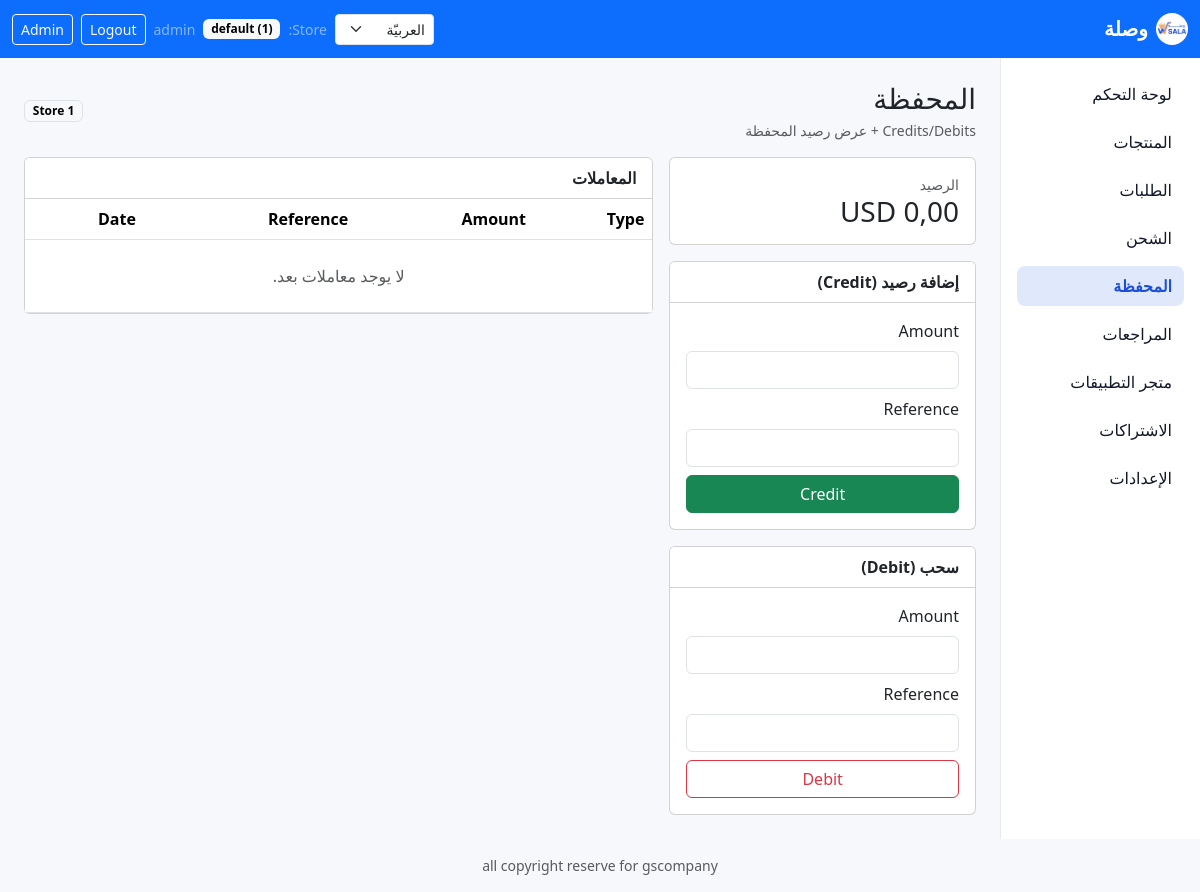
The page /wallet/ (signed in) on the database its author committed.
### apps/tenants/models.py (models this page shows, shortened)
class Tenant(models.Model):
    slug = models.SlugField(max_length=100, unique=True)
    name = models.CharField(max_length=200)
    is_active = models.BooleanField(default=True)
    is_published = models.BooleanField(default=False)
    activated_at = models.DateTimeField(null=True, blank=True)
    deactivated_at = models.DateTimeField(null=True, blank=True)
    domain = models.CharField(max_length=255, blank=True, default="")
    subdomain = models.CharField(max_length=100, blank=True, default="")
    currency = models.CharField(max_length=10, default="SAR")
    language = models.CharField(max_length=10, default="ar")
    logo = models.ImageField(upload_to=tenant_logo_upload_to, blank=True, null=True)
    primary_color = models.CharField(max_length=7, blank=True, default="")
    secondary_color = models.CharField(max_length=7, blank=True, default="")
    setup_step = models.PositiveSmallIntegerField(default=1)
    setup_completed = models.BooleanField(default=False)
    setup_completed_at = models.DateTimeField(null=True, blank=True)
    created_at = models.DateTimeField(auto_now_add=True)
    updated_at = models.DateTimeField(auto_now=True)
    class Meta:
        indexes = [
            models.Index(fields=["is_active"]),
            models.Index(fields=["is_published"], name="tenants_tenant_is_pub_idx"),
        ]

### apps/wallet/models.py (models this page shows, shortened)
class Wallet(models.Model):
    store_id = models.IntegerField()
    balance = models.DecimalField(max_digits=14, decimal_places=2, default=0)
    currency = models.CharField(max_length=10, default="USD")
    is_active = models.BooleanField(default=True)

### wasla_sore/web_views.py (the view)
# urls.py: path("wallet/", web_views.wallet_detail, name="wallet_detail"),
@login_required
@require_GET
@tenant_access_required
def wallet_detail(request: HttpRequest) -> HttpResponse:
    store_id = _get_store_id(request)
    wallet = WalletService.get_or_create_wallet(store_id)
    transactions = wallet.transactions.order_by("-created_at")
    context = {
        "store_id": store_id,
        "wallet": wallet,
        "transactions": transactions,
        "credit_form": WalletAmountForm(),
        "debit_form": WalletAmountForm(),
    }
    return render(request, "web/wallet/detail.html", context)

### wasla_sore/web_views.py
class WalletAmountForm(forms.Form):
    amount = forms.DecimalField(max_digits=14, decimal_places=2, min_value=Decimal("0.01"))
    reference = forms.CharField(max_length=255)
    def __init__(self, *args, **kwargs):
        super().__init__(*args, **kwargs)
        self.fields["amount"].widget.attrs.setdefault("class", "form-control")
        self.fields["reference"].widget.attrs.setdefault("class", "form-control")

### apps/tenants/application/policies/ownership.py (called while the page is built, shortened)
    @staticmethod
    def _is_superuser(user: AbstractBaseUser | AnonymousUser) -> bool:
        return bool(getattr(user, "is_authenticated", False) and getattr(user, "is_superuser", False))

    @staticmethod
    def ensure_can_access(*, user: AbstractBaseUser | AnonymousUser, tenant: Tenant) -> None:
        if not tenant.is_active:
            raise StoreInactiveError("Store is inactive.")
        if EnsureTenantOwnershipPolicy._is_superuser(user):
            return

### apps/wallet/services/wallet_service.py (called while the page is built)
    @staticmethod
    def get_or_create_wallet(store_id, currency="USD"):
        wallet, _ = Wallet.objects.get_or_create(
            store_id=store_id,
            defaults={"currency": currency}
        )
        return wallet

### wasla_sore/web_views.py (called while the page is built)
def _get_store_id(request: HttpRequest) -> int:
    tenant = getattr(request, "tenant", None)
    tenant_id = getattr(tenant, "id", None) if tenant is not None else None
    if isinstance(tenant_id, int) and tenant_id > 0:
        return tenant_id
    raise PermissionDenied("Tenant context is required.")

### templates/web/wallet/detail.html (shortened to what this page needs)
{% extends 'base.html' %}
{% block content %}
<div class="d-flex justify-content-between align-items-center mb-3">
  <div>
    <h1 class="h3 mb-1">المحفظة</h1>
    <div class="text-muted small">Credits/Debits + عرض رصيد المحفظة</div>
  </div>
  <span class="badge text-bg-light border">Store {{ store_id }}</span>
</div>
<div class="row g-3">
  <div class="col-12 col-lg-4">
    <div class="card">
      <div class="card-body">
        <div class="text-muted small">الرصيد</div>
        <div class="h3 mb-0">{{ wallet.balance }} {{ wallet.currency }}</div>
      </div>
    </div>
    <div class="card mt-3">
      <div class="card-header bg-white fw-bold">إضافة رصيد (Credit)</div>
      <div class="card-body">
        <form method="post" action="{% url 'web:wallet_credit' %}">
          <div class="mb-2">
            <label class="form-label">Amount</label>
            {{ credit_form.amount }}
          </div>
          <div class="mb-2">
            <label class="form-label">Reference</label>
            {{ credit_form.reference }}
          </div>
          <button class="btn btn-success w-100" type="submit">Credit</button>
        </form>
      </div>
    </div>
    <div class="card mt-3">
      <div class="card-header bg-white fw-bold">سحب (Debit)</div>
      <div class="card-body">
        <form method="post" action="{% url 'web:wallet_debit' %}">
          <div class="mb-2">
            <label class="form-label">Amount</label>
            {{ debit_form.amount }}
          </div>
          <div class="mb-2">
            <label class="form-label">Reference</label>
            {{ debit_form.reference }}
          </div>
          <button class="btn btn-outline-danger w-100" type="submit">Debit</button>
        </form>
      </div>
    </div>
  </div>
  <div class="col-12 col-lg-8">
    <div class="card">
      <div class="card-header bg-white fw-bold">المعاملات</div>
      <div class="table-responsive">
        <table class="table mb-0">
          <thead>
            <tr>
              <th>Type</th>
              <th>Amount</th>
              <th>Reference</th>
              <th class="text-nowrap">Date</th>
            </tr>
          </thead>
          <tbody>
            {% for t in transactions %}
              <tr>
                <td><span class="badge text-bg-light border">{{ t.transaction_type }}</span></td>
                <td class="text-nowrap">{{ t.amount }}</td>
                <td>{{ t.reference }}</td>
                <td class="text-nowrap">{{ t.created_at|date:"Y-m-d H:i" }}</td>
              </tr>
            {% empty %}
              <tr><td colspan="4" class="text-center text-muted py-4">لا يوجد معاملات بعد.</td></tr>
            {% endfor %}
          </tbody>
        </table>
      </div>
    </div>
  </div>
</div>
{% endblock %}

### templates/layouts/dashboard_base.html (shortened to what this page needs)
{% load static %}
{% load i18n %}
<!doctype html>
<html lang="{{ LANGUAGE_CODE }}" dir="{% if LANGUAGE_BIDI %}rtl{% else %}ltr{% endif %}">
  <head>
    {% if LANGUAGE_BIDI %}
      <link href="https://cdn.jsdelivr.net/npm/bootstrap@5.3.3/dist/css/bootstrap.rtl.min.css" rel="stylesheet" />
    {% else %}
      <link href="https://cdn.jsdelivr.net/npm/bootstrap@5.3.3/dist/css/bootstrap.min.css" rel="stylesheet" />
    {% endif %}
    <link rel="stylesheet" href="{% static 'css/app.css' %}" />
    <link rel="stylesheet" href="{% static 'wasla/css/hero_banner.css' %}" />
  </head>
  <body>
    <nav class="navbar navbar-expand-lg navbar-dark bg-primary">
      <div class="container-fluid">
        <a class="navbar-brand fw-bold d-flex align-items-center gap-2" href="{% url 'web:dashboard' %}">
          <img src="{% static 'images/logo.jpeg' %}" alt="وصلة" class="wasla-logo" />
          <span>وصلة</span>
        </a>
        <div class="d-flex align-items-center gap-2">
          <form action="{% url 'set_language' %}" method="post" class="d-inline">
            <select name="language" class="form-select form-select-sm" onchange="this.form.submit()">
              {% get_current_language as CURRENT_LANGUAGE %}
              {% get_available_languages as AVAILABLE_LANGUAGES %}
              {% for lang in AVAILABLE_LANGUAGES %}
                <option value="{{ lang.0 }}" {% if lang.0 == CURRENT_LANGUAGE %}selected{% endif %}>{{ lang.1 }}</option>
              {% endfor %}
            </select>
          </form>
          <span class="text-white-50 small">{% trans "Store" %}:</span>
          <span class="badge text-bg-light">
            {% if request.tenant %}
              {{ request.tenant.slug }} ({{ request.tenant.id }})
            {% elif user.is_authenticated %}
              No store
            {% else %}
              —
            {% endif %}
          </span>
          {% if user.is_authenticated %}
            <span class="text-white-50 small">{{ user.username }}</span>
            <form method="post" action="{% url 'logout' %}" class="d-inline">
              <button class="btn btn-sm btn-outline-light" type="submit">{% trans "Logout" %}</button>
            </form>
          {% else %}
            <a class="btn btn-sm btn-outline-light" href="{% url 'login' %}">{% trans "Login" %}</a>
            <a class="btn btn-sm btn-light" href="{% url 'signup' %}">{% trans "Sign up" %}</a>
          {% endif %}
          <a class="btn btn-sm btn-outline-light" href="{% url 'admin:index' %}">{% trans "Admin" %}</a>
        </div>
      </div>
    </nav>
    <div class="container-fluid">
      <div class="row">
        <aside class="col-12 col-lg-2 p-3 sidebar">
          {% include 'web/partials/sidebar.html' %}
        </aside>
        <main class="col-12 col-lg-10 p-3 p-lg-4">
          {% block content %}{% endblock %}
        </main>
      </div>
    </div>
    <footer class="text-center text-muted small py-3">all copyright reserve for gscompany</footer>
  </body>
</html>

### static/css/app.css (style rules this page uses)
body { background: #f7f8fb; }
.wasla-logo { width: 32px; height: 32px; border-radius: 50%; object-fit: cover; }
.sidebar { min-height: calc(100vh - 56px); background: #ffffff; border-inline-end: 1px solid rgba(0, 0, 0, 0.08); }

### static/wasla/css/hero_banner.css (style rules this page uses)
:root { --wasla-hero-bg-1: #0b3d91; --wasla-hero-bg-2: #1d4ed8; --wasla-hero-accent: #f59e0b; --wasla-hero-surface: rgba(255, 255, 255, 0.12); --wasla-hero-border: rgba(255, 255, 255, 0.18); }
@media (prefers-reduced-motion: no-preference) { html { scroll-behavior: smooth; } }

### rows shown on the page
Tenant: tenant.slug "default", tenant.id "1"
Wallet: currency "USD"

### other values the page prints
{{ user.username }} "admin"
{{ store_id }} "1"
form field language "العربيّة"
